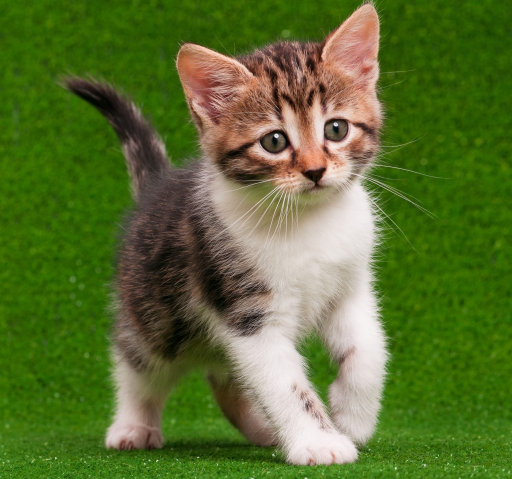
#> input picture image.png, 1024 x 958 px (shown at 1/2 size)
$ python scale.py
#> lines starting #> are read from the running program, lines starting #| are printed output that depends on the picture
import numpy as np
import cv2 as cv
img = cv.imread('image.png', 0)
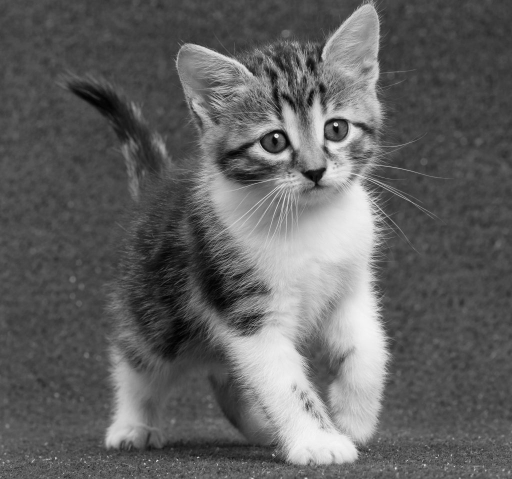
#> img: shape (958, 1024) (shown at 1/2 size); min 0, max 250, mean 97.6
img_shrinked = cv.resize(img, (250, 200),interpolation=cv.INTER_AREA)
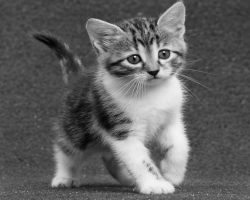
#> img_shrinked: shape (200, 250); min 3, max 244, mean 97.6
cv.imshow('img', img_shrinked)
img_enlarged = cv.resize(img_shrinked, None,fx=1.5, fy=1.5,interpolation=cv.INTER_CUBIC)
cv.imshow('img larged', img_enlarged)
cv.waitKey(0)
cv.destroyAllWindows()
